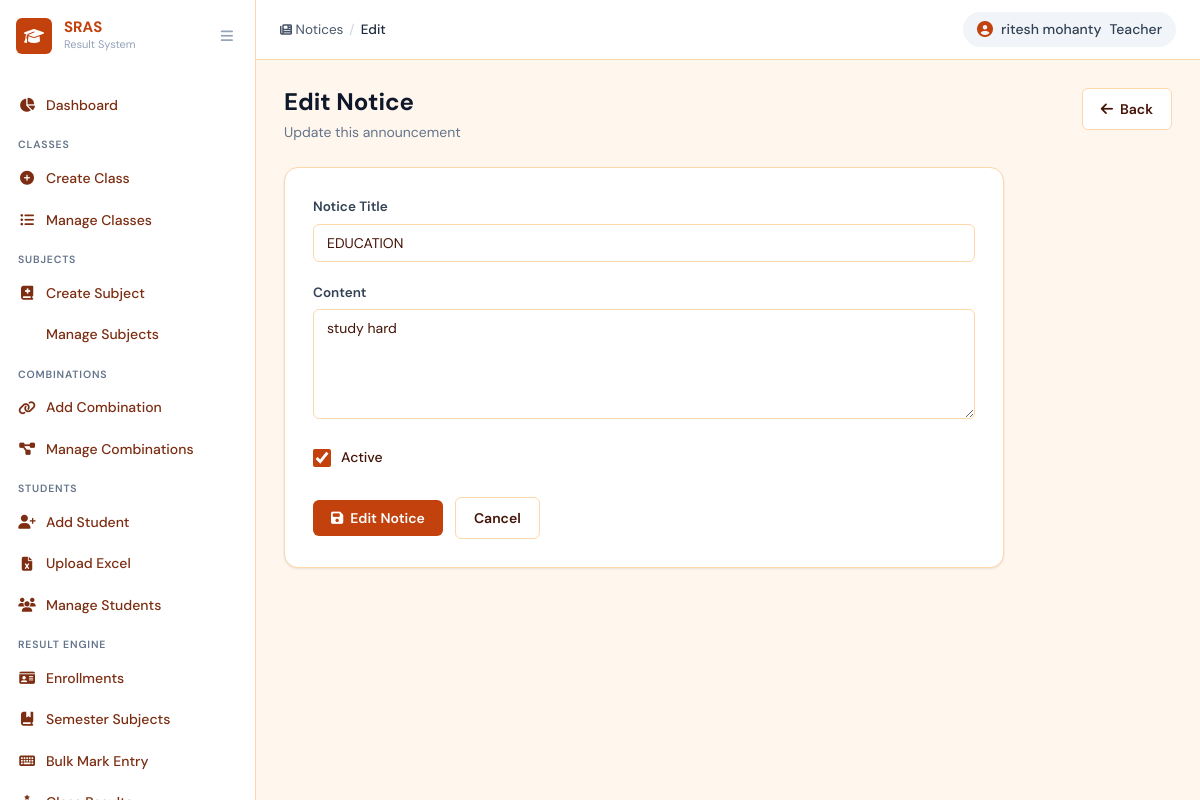
The page /notices/1/edit/ (signed in) on the database its author committed.
### core/models.py (models this page shows, shortened)
class Teacher(models.Model):
    name = models.CharField(max_length=150, verbose_name="Full Name")
    email = models.EmailField(unique=True, verbose_name="Email")
    password = models.CharField(max_length=255, verbose_name="Password (hashed)")
    is_active = models.BooleanField(default=True)
    created_at = models.DateTimeField(auto_now_add=True)
    updated_at = models.DateTimeField(auto_now=True)
    class Meta:
        verbose_name = "Teacher"
        verbose_name_plural = "Teachers"
        ordering = ["name"]

class Notice(models.Model):
    title      = models.CharField(max_length=200, verbose_name='Notice Title')
    content    = models.TextField(verbose_name='Content')
    is_active  = models.BooleanField(default=True, verbose_name='Active')
    created_at = models.DateTimeField(auto_now_add=True)
    updated_at = models.DateTimeField(auto_now=True)
    class Meta:
        ordering = ['-created_at']
        verbose_name = 'Notice'
        verbose_name_plural = 'Notices'

### core/views.py (the view)
    def wrapper(request, *args, **kwargs):
        if not _get_current_teacher(request):
            messages.error(request, 'You must be logged in as a teacher.')
            return redirect('login')
        return view_func(request, *args, **kwargs)

### core/forms.py
class NoticeForm(forms.ModelForm):
    class Meta:
        model = Notice
        fields = ['title', 'content', 'is_active']
        widgets = {
            'title':     forms.TextInput(attrs={'class': 'form-control', 'placeholder': 'Notice title'}),
            'content':   forms.Textarea(attrs={'class': 'form-control', 'rows': 5}),
            'is_active': forms.CheckboxInput(attrs={'class': 'form-check-input'}),
        }

### core/views.py (called while the page is built)
def _get_current_teacher(request):
    if request.session.get('user_type') != 'teacher':
        return None
    return Teacher.objects.filter(pk=request.session.get('user_id'), is_active=True).first()

def teacher_required(view_func):
    def wrapper(request, *args, **kwargs):
        if not _get_current_teacher(request):
            messages.error(request, 'You must be logged in as a teacher.')
            return redirect('login')
        return view_func(request, *args, **kwargs)
    wrapper.__name__ = view_func.__name__
    return wrapper

@teacher_required
def notice_edit(request, pk):
    notice = get_object_or_404(Notice, pk=pk)
    if request.method == 'POST':
        form = NoticeForm(request.POST, instance=notice)
        if form.is_valid():
            form.save()
            messages.success(request, f'Notice "{notice.title}" updated.')
            return redirect('notice_list')
    else:
        form = NoticeForm(instance=notice)
    return render(request, 'core/notice_form.html', {'form': form, 'action': 'Edit', 'object': notice})

### core/templates/core/notice_form.html (shortened to what this page needs)
{% extends 'core/base.html' %}
{% block breadcrumb %}
<span class="breadcrumb-item"><a href="{% url 'notice_list' %}"><i class="fas fa-newspaper"></i> Notices</a></span>
<span class="breadcrumb-sep">/</span>
<span class="breadcrumb-item active">{{ action }}</span>
{% endblock %}
{% block content %}
<div class="page-header">
  <div>
    <h1 class="page-title">{{ action }} Notice</h1>
    <p class="page-subtitle">{% if action == 'Edit' %}Update this announcement{% else %}Post a new notice to the board{% endif %}</p>
  </div>
  <a href="{% url 'notice_list' %}" class="btn btn-outline"><i class="fas fa-arrow-left"></i> Back</a>
</div>
<div class="form-card">
  <form method="post">
    {% for field in form %}
    <div class="form-group {% if field.name == 'is_active' %}form-check-group{% endif %}">
      {% if field.name == 'is_active' %}
      <label class="form-check-label">{{ field }} {{ field.label }}</label>
      {% else %}
      <label class="form-label">{{ field.label }}</label>
      {{ field }}
      {% endif %}
    </div>
    {% endfor %}
    <div class="form-actions">
      <button type="submit" class="btn btn-primary"><i class="fas fa-save"></i> {{ action }} Notice</button>
      <a href="{% url 'notice_list' %}" class="btn btn-outline">Cancel</a>
    </div>
  </form>
</div>
{% endblock %}

### core/templates/core/base.html (shortened to what this page needs)
<!DOCTYPE html>
<html lang="en">
<head>
  <link rel="stylesheet" href="https://cdnjs.cloudflare.com/ajax/libs/font-awesome/6.5.0/css/all.min.css" />
  <link rel="stylesheet" href="/static/css/main.css" />
</head>
<body class="app-layout">
  <aside class="sidebar" id="sidebar">
    <div class="sidebar-header">
      <div class="sidebar-logo">
        <span class="logo-icon"><i class="fas fa-graduation-cap"></i></span>
        <div class="logo-text">
          <span class="logo-title">SRAS</span>
          <span class="logo-sub">Result System</span>
        </div>
      </div>
      <button class="sidebar-toggle" id="sidebarToggle"><i class="fas fa-bars"></i></button>
    </div>
    <nav class="sidebar-nav">
      <div class="nav-section">
        <a href="{% url 'dashboard' %}"
          class="nav-item {% if request.resolver_match.url_name == 'dashboard' %}active{% endif %}">
          <i class="fas fa-chart-pie"></i><span>Dashboard</span>
        </a>
      </div>
      <div class="nav-section">
        <div class="nav-label">Classes</div>
        <a href="{% url 'class_create' %}"
          class="nav-item {% if request.resolver_match.url_name == 'class_create' %}active{% endif %}">
          <i class="fas fa-plus-circle"></i><span>Create Class</span>
        </a>
        <a href="{% url 'class_list' %}"
          class="nav-item {% if request.resolver_match.url_name == 'class_list' %}active{% endif %}">
          <i class="fas fa-list-ul"></i><span>Manage Classes</span>
        </a>
      </div>
      <div class="nav-section">
        <div class="nav-label">Subjects</div>
        <a href="{% url 'subject_create' %}"
          class="nav-item {% if request.resolver_match.url_name == 'subject_create' %}active{% endif %}">
          <i class="fas fa-book-medical"></i><span>Create Subject</span>
        </a>
        <a href="{% url 'subject_list' %}"
          class="nav-item {% if request.resolver_match.url_name == 'subject_list' %}active{% endif %}">
          <span>Manage Subjects</span>
        </a>
      </div>
      <div class="nav-section">
        <div class="nav-label">Combinations</div>
        <a href="{% url 'combination_create' %}"
          class="nav-item {% if request.resolver_match.url_name == 'combination_create' %}active{% endif %}">
          <i class="fas fa-link"></i><span>Add Combination</span>
        </a>
        <a href="{% url 'combination_list' %}"
          class="nav-item {% if request.resolver_match.url_name == 'combination_list' %}active{% endif %}">
          <i class="fas fa-project-diagram"></i><span>Manage Combinations</span>
        </a>
      </div>
      <div class="nav-section">
        <div class="nav-label">Students</div>
        <a href="{% url 'student_create' %}"
          class="nav-item {% if request.resolver_match.url_name == 'student_create' %}active{% endif %}">
          <i class="fas fa-user-plus"></i><span>Add Student</span>
        </a>
        <a href="{% url 'student_upload' %}"
          class="nav-item {% if request.resolver_match.url_name == 'student_upload' %}active{% endif %}">
          <i class="fas fa-file-excel"></i><span>Upload Excel</span>
        </a>
        <a href="{% url 'student_list' %}"
          class="nav-item {% if request.resolver_match.url_name == 'student_list' %}active{% endif %}">
          <i class="fas fa-users"></i><span>Manage Students</span>
        </a>
      </div>
      <div class="nav-section">
        <div class="nav-label">Result Engine</div>
        <a href="{% url 're_enrollment_list' %}"
          class="nav-item {% if 're_enrollment' in request.resolver_match.url_name|default:'' %}active{% endif %}">
          <i class="fas fa-id-card"></i><span>Enrollments</span>
        </a>
        <a href="{% url 're_semester_subject_list' %}"
          class="nav-item {% if 're_semester_subject' in request.resolver_match.url_name|default:'' %}active{% endif %}">
          <i class="fas fa-book-bookmark"></i><span>Semester Subjects</span>
        </a>
        <a href="{% url 're_bulk_entry' %}"
          class="nav-item {% if request.resolver_match.url_name == 're_bulk_entry' %}active{% endif %}">
          <i class="fas fa-keyboard"></i><span>Bulk Mark Entry</span>
        </a>
        <a href="{% url 're_result_list' %}"
          class="nav-item {% if request.resolver_match.url_name == 're_result_list' %}active{% endif %}">
          <i class="fas fa-ranking-star"></i><span>Class Results</span>
        </a>
      </div>
    </nav>
  </aside>
  <main class="main-content" id="mainContent">
    <header class="topbar">
      <div class="topbar-left">
        <nav class="breadcrumb-nav">
          {% block breadcrumb %}{% endblock %}
        </nav>
      </div>
      <div class="topbar-right">
        <span class="topbar-user">
          <i class="fas fa-circle-user"></i>
          {{ request.session.user_name|default:"Teacher" }}
          <span class="role-chip">Teacher</span>
        </span>
      </div>
    </header>
    <div class="page-content">
      {% block content %}{% endblock %}
    </div>
  </main>
</body>
</html>

### rows shown on the page
Teacher: session.user_name "ritesh mohanty"
Notice: form "EDUCATION" "study hard", form "☑"

### other values the page prints
{{ action }} "Edit"
{{ field.label }} "Notice Title" "Content"
{{ field.label }} "Active"
